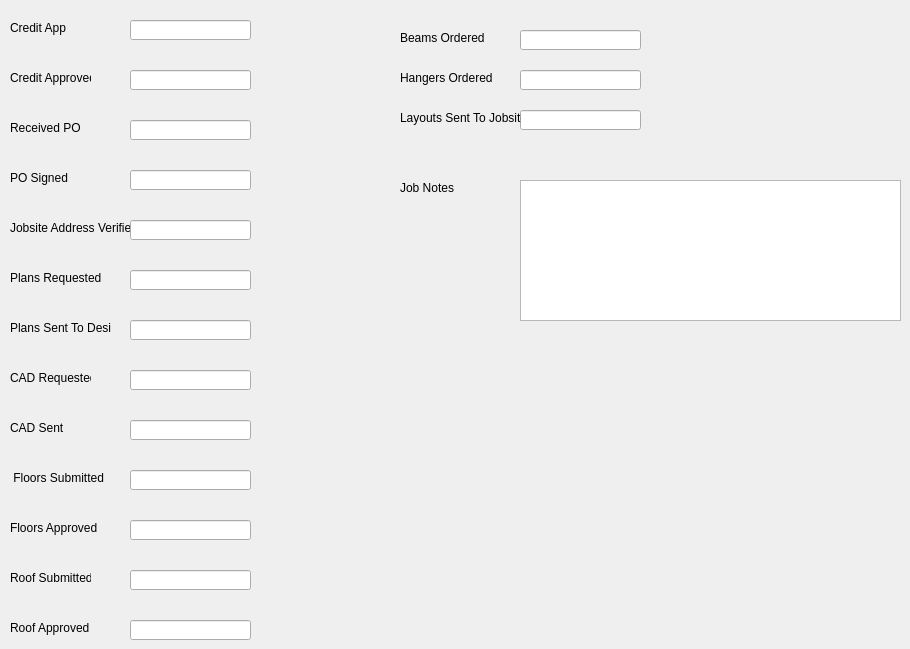
    <widget class="QWidget" name="tab_2">
     <attribute name="title">
      <string>Additional Info</string>
     </attribute>
     <widget class="QLineEdit" name="lineEditCreditApp">
      <property name="geometry">
       <rect>
        <x>130</x>
        <y>20</y>
        <width>121</width>
        <height>20</height>
       </rect>
      </property>
     </widget>
     <widget class="QLineEdit" name="lineEditCreditApproval">
      <property name="geometry">
       <rect>
        <x>130</x>
        <y>70</y>
        <width>121</width>
        <height>20</height>
       </rect>
      </property>
     </widget>
     <widget class="QLineEdit" name="lineEditReceivedPo">
      <property name="geometry">
       <rect>
        <x>130</x>
        <y>120</y>
        <width>121</width>
        <height>20</height>
       </rect>
      </property>
     </widget>
     <widget class="QLineEdit" name="lineEditPoSigned">
      <property name="geometry">
       <rect>
        <x>130</x>
        <y>170</y>
        <width>121</width>
        <height>20</height>
       </rect>
      </property>
     </widget>
     <widget class="QLabel" name="label_34">
      <property name="geometry">
       <rect>
        <x>10</x>
        <y>20</y>
        <width>61</width>
        <height>16</height>
       </rect>
      </property>
      <property name="text">
       <string>Credit App</string>
      </property>
     </widget>
     <widget class="QLabel" name="label_36">
      <property name="geometry">
       <rect>
        <x>10</x>
        <y>70</y>
        <width>81</width>
        <height>16</height>
       </rect>
      </property>
      <property name="text">
       <string>Credit Approved</string>
      </property>
     </widget>
     <widget class="QLabel" name="label_37">
      <property name="geometry">
       <rect>
        <x>10</x>
        <y>120</y>
        <width>71</width>
        <height>16</height>
       </rect>
      </property>
      <property name="text">
       <string>Received PO</string>
      </property>
     </widget>
     <widget class="QLabel" name="label_38">
      <property name="geometry">
       <rect>
        <x>10</x>
        <y>170</y>
        <width>61</width>
        <height>16</height>
       </rect>
      </property>
      <property name="text">
       <string>PO Signed</string>
      </property>
     </widget>
     <widget class="QLabel" name="label_39">
      <property name="geometry">
       <rect>
        <x>10</x>
        <y>220</y>
        <width>121</width>
        <height>16</height>
       </rect>
      </property>
      <property name="text">
       <string>Jobsite Address Verified</string>
      </property>
     </widget>
     <widget class="QLineEdit" name="lineEditAddVer">
      <property name="geometry">
       <rect>
        <x>130</x>
        <y>220</y>
        <width>121</width>
        <height>20</height>
       </rect>
      </property>
     </widget>
     <widget class="QLabel" name="label_40">
      <property name="geometry">
       <rect>
        <x>10</x>
        <y>270</y>
        <width>101</width>
        <height>16</height>
       </rect>
      </property>
      <property name="text">
       <string>Plans Requested</string>
      </property>
     </widget>
     <widget class="QLineEdit" name="lineEditPlansRequested">
      <property name="geometry">
       <rect>
        <x>130</x>
        <y>270</y>
        <width>121</width>
        <height>20</height>
       </rect>
      </property>
     </widget>
     <widget class="QLabel" name="label_41">
      <property name="geometry">
       <rect>
        <x>10</x>
        <y>320</y>
        <width>101</width>
        <height>16</height>
       </rect>
      </property>
      <property name="text">
       <string>Plans Sent To Design</string>
      </property>
     </widget>
     <widget class="QLineEdit" name="lineEditPlansSentToDesign">
      <property name="geometry">
       <rect>
        <x>130</x>
        <y>320</y>
        <width>121</width>
        <height>20</height>
       </rect>
      </property>
     </widget>
     <widget class="QLabel" name="label_42">
      <property name="geometry">
       <rect>
        <x>10</x>
        <y>370</y>
        <width>81</width>
        <height>16</height>
       </rect>
      </property>
      <property name="text">
       <string>CAD Requested</string>
      </property>
     </widget>
     <widget class="QLineEdit" name="lineEditCadReq">
      <property name="geometry">
       <rect>
        <x>130</x>
        <y>370</y>
        <width>121</width>
        <height>20</height>
       </rect>
      </property>
     </widget>
     <widget class="QLabel" name="label_43">
      <property name="geometry">
       <rect>
        <x>10</x>
        <y>420</y>
        <width>61</width>
        <height>16</height>
       </rect>
      </property>
      <property name="text">
       <string>CAD Sent </string>
      </property>
     </widget>
     <widget class="QLineEdit" name="lineEditCadSent">
      <property name="geometry">
       <rect>
        <x>130</x>
        <y>420</y>
        <width>121</width>
        <height>20</height>
       </rect>
      </property>
     </widget>
     <widget class="QLabel" name="label_44">
      <property name="geometry">
       <rect>
        <x>10</x>
        <y>470</y>
        <width>111</width>
        <height>16</height>
       </rect>
      </property>
      <property name="text">
       <string> Floors Submitted</string>
      </property>
     </widget>
     <widget class="QLineEdit" name="lineEditFlrSub">
      <property name="geometry">
       <rect>
        <x>130</x>
        <y>470</y>
        <width>121</width>
        <height>20</height>
       </rect>
      </property>
     </widget>
     <widget class="QLineEdit" name="lineEditFlrApp">
      <property name="geometry">
       <rect>
        <x>130</x>
        <y>520</y>
        <width>121</width>
        <height>20</height>
       </rect>
      </property>
     </widget>
     <widget class="QLabel" name="label_45">
      <property name="geometry">
       <rect>
        <x>10</x>
        <y>520</y>
        <width>101</width>
        <height>16</height>
       </rect>
      </property>
      <property name="text">
       <string>Floors Approved</string>
      </property>
     </widget>
     <widget class="QLineEdit" name="lineEditRfSub">
      <property name="geometry">
       <rect>
        <x>130</x>
        <y>570</y>
        <width>121</width>
        <height>20</height>
       </rect>
      </property>
     </widget>
     <widget class="QLabel" name="label_46">
      <property name="geometry">
       <rect>
        <x>10</x>
        <y>570</y>
        <width>81</width>
        <height>16</height>
       </rect>
      </property>
      <property name="text">
       <string>Roof Submitted</string>
      </property>
     </widget>
     <widget class="QLineEdit" name="lineEditRfApp">
      <property name="geometry">
       <rect>
        <x>130</x>
        <y>620</y>
        <width>121</width>
        <height>20</height>
       </rect>
      </property>
     </widget>
     <widget class="QLabel" name="label_47">
      <property name="geometry">
       <rect>
        <x>10</x>
        <y>620</y>
        <width>81</width>
        <height>16</height>
       </rect>
      </property>
      <property name="text">
       <string>Roof Approved</string>
      </property>
     </widget>
     <widget class="QLineEdit" name="lineEditBeam">
      <property name="geometry">
       <rect>
        <x>520</x>
        <y>30</y>
        <width>121</width>
        <height>20</height>
       </rect>
      </property>
     </widget>
     <widget class="QLabel" name="label_48">
      <property name="geometry">
       <rect>
        <x>400</x>
        <y>30</y>
        <width>101</width>
        <height>16</height>
       </rect>
      </property>
      <property name="text">
       <string>Beams Ordered</string>
      </property>
     </widget>
     <widget class="QLineEdit" name="lineEditLay">
      <property name="geometry">
       <rect>
        <x>520</x>
        <y>110</y>
        <width>121</width>
        <height>20</height>
       </rect>
      </property>
     </widget>
     <widget class="QLabel" name="label_49">
      <property name="geometry">
       <rect>
        <x>400</x>
        <y>110</y>
        <width>121</width>
        <height>16</height>
       </rect>
      </property>
      <property name="text">
       <string>Layouts Sent To Jobsite</string>
      </property>
     </widget>
     <widget class="QLineEdit" name="lineEditHang">
      <property name="geometry">
       <rect>
        <x>520</x>
        <y>70</y>
        <width>121</width>
        <height>20</height>
       </rect>
      </property>
     </widget>
     <widget class="QLabel" name="label_50">
      <property name="geometry">
       <rect>
        <x>400</x>
        <y>70</y>
        <width>101</width>
        <height>16</height>
       </rect>
      </property>
      <property name="text">
       <string>Hangers Ordered</string>
      </property>
     </widget>
     <widget class="QTextEdit" name="textEditJobNotes">
      <property name="geometry">
       <rect>
        <x>520</x>
        <y>180</y>
        <width>381</width>
        <height>141</height>
       </rect>
      </property>
     </widget>
     <widget class="QLabel" name="label_51">
      <property name="geometry">
       <rect>
        <x>400</x>
        <y>180</y>
        <width>61</width>
        <height>16</height>
       </rect>
      </property>
      <property name="text">
       <string>Job Notes</string>
      </property>
     </widget>
    </widget>
